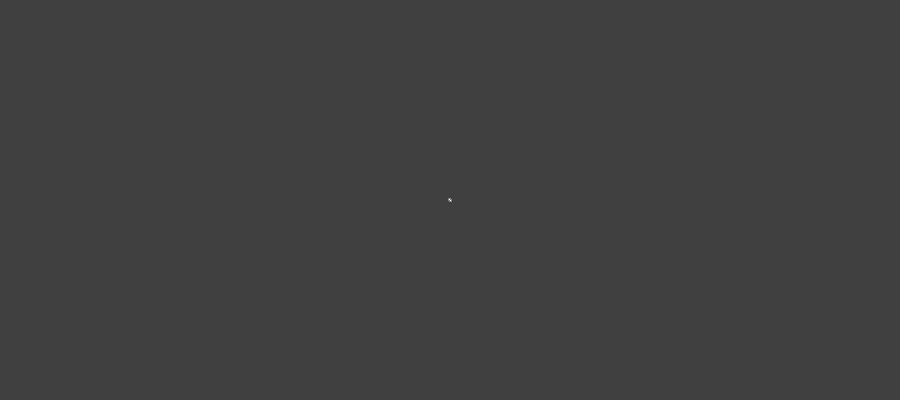
Frame 1 (no input)
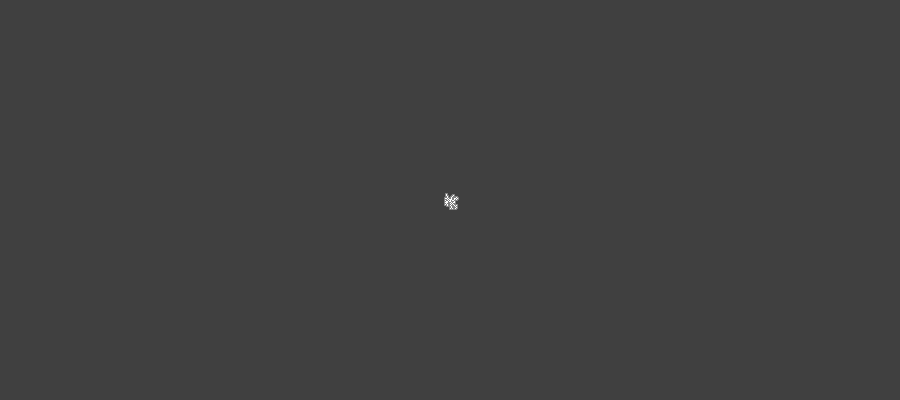
Frame 60 (the mouse pressed at the canvas centre just before this capture)
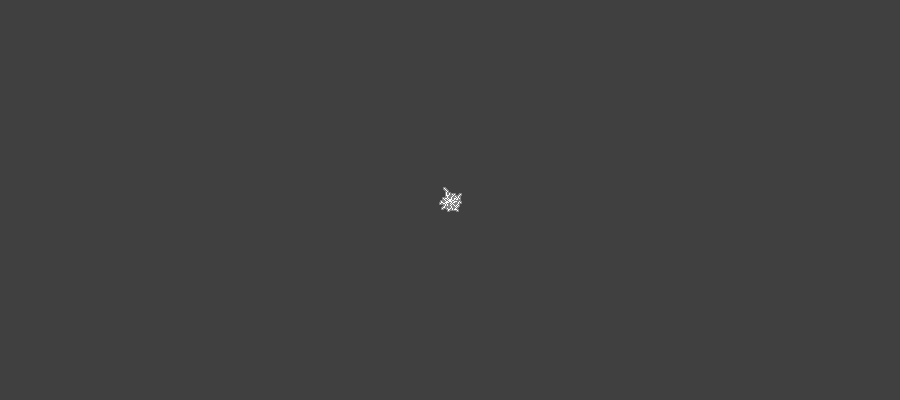
Frame 120 (the mouse held since frame 60 and released just before this capture)

The Processing sketch that drew these frames (run headless with seeded random() and noise(); from frame 60 on, the mouse is pressed at the canvas centre):

// Processing sketch: processing_57640
// ── processing_57640.pde

// 2D diffusion-limited aggregation
// (c) Alasdair Turner 2009

color white = color(255);
color gray = color(128);

float system_radius = 2.0;

void setup()
{
  size(900,400);
  background(64);
  myset(new PVector(0,0));
}

void draw()
{
  float theta = random(0,TWO_PI);
  PVector ploc = new PVector(cos(theta)*system_radius,sin(theta)*system_radius);
  float phi = random(-atan(0.5),atan(0.5));
  PVector pdir = new PVector(cos(theta-PI+phi),sin(theta-PI+phi));
  boolean hit = false;
  while (!hit && ploc.mag() <= system_radius) {
    ploc.add(pdir);
    if (myget(ploc) == gray) {
      myset(ploc);
      hit = true;
    }    
  }
}

color myget(PVector pos)
{
  return get(int(pos.x + width/2),int(pos.y + height/2));
}
void myset(PVector pos)
{
  int x = int(pos.x + width/2);
  int y = int(pos.y + height/2);
  for (int i = x - 1; i <= x + 1; i++) {
    for (int j = y - 1; j <= y + 1; j++) {
      if (get(i,j) != white) {
        set(i,j,gray);
      }
    }
  }
  set(x,y,white);
  // set new system radius if appropriate
  float m = pos.mag();
  if (m * 2.0 >= system_radius) {
    system_radius = m * 2.0;
  }
}

void mousePressed()
{
  background(64);
  myset(new PVector(0,0));
  system_radius = 2.0;
}
